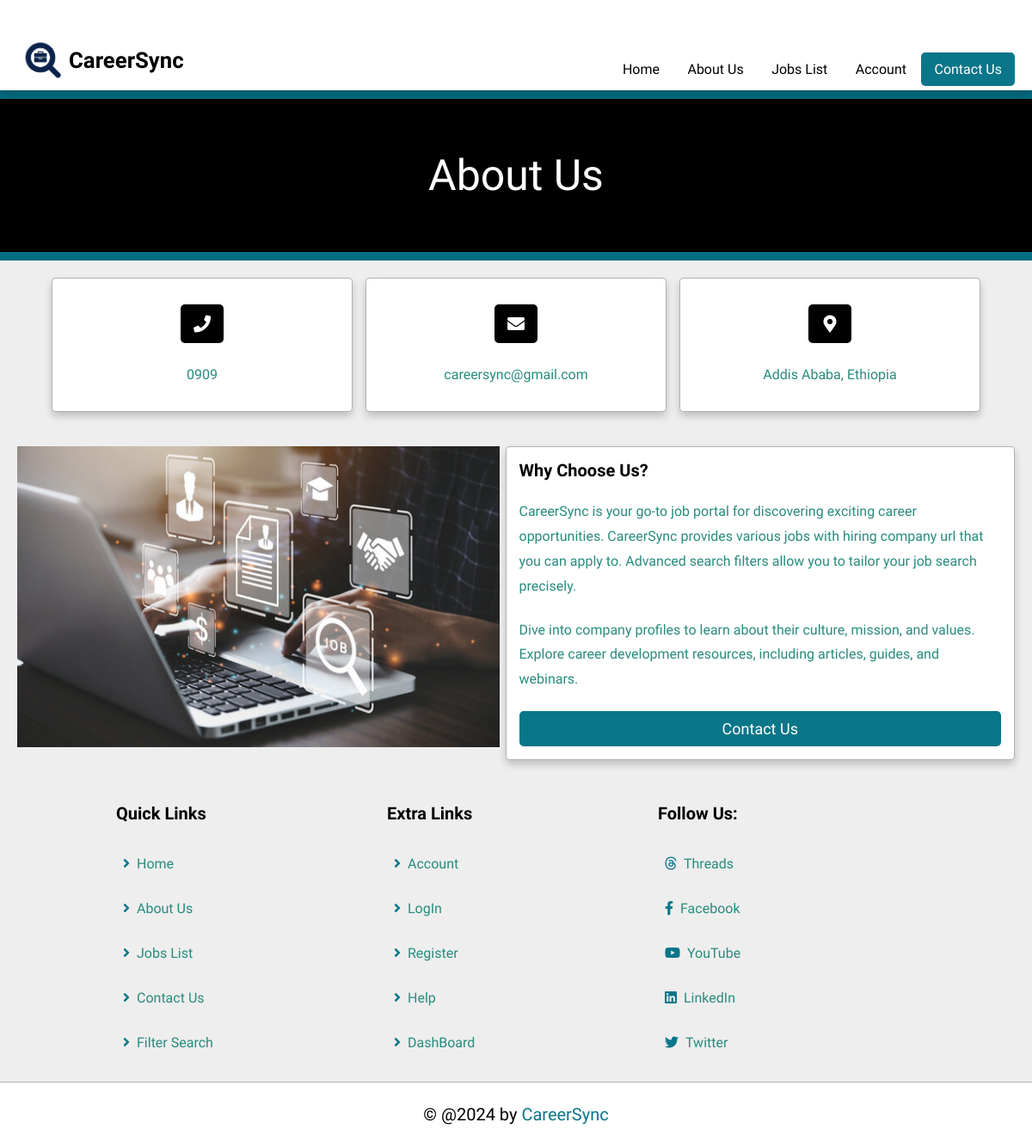
Screenshot of /aboutus/ with the database file from the repository.
### job/models.py (models this page shows, shortened)
class CompanyInformation(models.Model):
    name = models.CharField(max_length=100)
    description = models.TextField()
    why_choose_us = models.TextField()
    image = models.ImageField(upload_to='company_images/')
    location = models.CharField(max_length=255, null=True)
    email = models.EmailField(null=True)
    phone = models.CharField(max_length=20)

### job/views.py (the view)
# urls.py: path('aboutus/',about,name='about'),
def about(request):
    company_info = CompanyInformation.objects.first()  # get the first CompanyInformation instance
    if company_info is None:
        company_info = CompanyInformation()  # create a default instance if none exists
    context = {'company_info': company_info}
    return render(request, 'about.html', context)

### job/templates/about.html
{% include "header.html" %}
{% load static %}
<div class="section-title">About Us</div>
<section class="contact">
    <div class="box-container">
        <div class="box">
            <i class="fas fa-phone"></i>
            <a href="#">{{company_info.phone}}</a>
        </div>
        <div class="box">
            <i class="fas fa-envelope"></i>
            <a href="#">{{ company_info.email }} </a>
        </div>
        <div class="box">
            <i class="fas fa-map-marker-alt"></i>
            <a href="#">{{company_info.location}}</a>
        </div>
    </div>
</section>
    <section class="about">
        <div class="image-container">
            <img src="{{ company_info.image.url }}" alt="{{ company_info.name }}">
        </div>
        <div class="box">
            <h3>Why choose us?</h3>
            <p>{{company_info.description}}</p>
            <p>{{company_info.why_choose_us}}</p>
            <a href="{% url 'contact'  %}" class="btn">Contact Us</a>
        </div>
    </section>
{% include "footer.html" %}
</body>
</html>

### job/templates/header.html (shortened to what this page needs)
<!DOCTYPE html>
<html lang="en">
    {% load static %}
<head>
    <link rel="stylesheet" href="{% static 'css/style.css' %}">
    <link rel="stylesheet" href="https://use.fontawesome.com/releases/v5.15.4/css/all.css"/>
    <link rel="stylesheet" href="https://cdnjs.cloudflare.com/ajax/libs/font-awesome/5.15.4/css/all.min.css" />
</head>
<body>
    <header class="header">
        <section class="flex">
            <a href="{% url 'home' %}" class="logo">
                <img src="{% static 'img/logo2.png' %}" alt="">
                <h3>{{company_info.name}}</h3>
            </a>
            <nav class="navbar py-3">
                <a href="{% url 'home' %}">Home</a>
                <a href="{% url 'about'  %}">About Us</a>
                <a href="{% url 'job'  %}">Jobs list</a>
                <a href="{% url 'login'  %}">Account</a>
                <a href="{% url 'contact'  %}" class="btn" style="margin-top: 0;">Contact Us</a>
            </nav>
        </section>
    </header>
</body>
</html>

### job/templates/footer.html
{% load static %}
<footer class="footer">
    <section class="grid">
        <div class="box">
            <h3>Quick Links</h3>
            <a href="{% url 'home'  %}"><i class="fas fa-angle-right"></i>Home</a>
            <a href="{% url 'about'  %}"><i class="fas fa-angle-right"></i>About Us</a>
            <a href="{% url 'job'  %}"><i class="fas fa-angle-right"></i>Jobs List</a>
            <a href="{% url 'contact'  %}"><i class="fas fa-angle-right"></i>Contact Us</a>
            <a href="#"><i class="fas fa-angle-right"></i>Filter Search</a>
        </div>
        <div class="box">
            <h3>Extra Links</h3>
            <a href="#"><i class="fas fa-angle-right"></i>Account</a>
            <a href="{% url 'login'  %}"><i class="fas fa-angle-right"></i>LogIn</a>
            <a href="{% url 'register' %}"><i class="fas fa-angle-right"></i>Register</a>
            <a href="#"><i class="fas fa-angle-right"></i>Help</a>
            <a href="#"><i class="fas fa-angle-right"></i>DashBoard</a>
        </div>
        <div class="box">
            <h3>Follow Us:</h3>
            <a href="#"><i class="fa-brands fa-threads"></i>Threads</a>
            <a href="#"><i class="fab fa-facebook-f"></i>Facebook</a>
            <a href="#"><i class="fab fa-youtube"></i>YouTube</a>
            <a href="#"><i class="fab fa-linkedin"></i>LinkedIn</a>
            <a href="#"><i class="fab fa-twitter"></i>Twitter</a>
        </div>
    </section>
    <div class="credit">
        &copy; @2024 by <span>{{company_info.name}}</span>
    </div>
</footer>

### job/static/css/style.css (style rules this page uses)
* { font-family: "Comfortaa", sans-serif; margin: 0; padding: 0; box-sizing: border-box; text-decoration: none; outline: none; border: none; }
:root { --main-color:rgba(0, 113, 133, 0.966); --red:rgba(255, 0, 0, 0.644); --light-color:rgb(40, 139, 126); --light-bg:#eee; --black:#000000; --white:#fff; --box-shadow: 0 0.5rem 1rem rgba(0,0,0,0.2); --border:0.1rem solid rgba(0,0,0,0.3); }
html { font-size: 62.5%; overflow-x: hidden; scroll-padding-top: 7rem; scroll-behavior: smooth; }
body { background-color: var(--light-bg); }
section { padding: 2rem; margin: 0 auto; max-width: 1200px; }
.btn { display: inline-block; margin-top: 1rem; padding: 1rem 3rem; cursor: pointer; font-size: 1.8rem; color:var(--white) !important; background-color: var(--main-color); border-radius: 0.5rem; text-transform: capitalize; text-align: center; }
.header { position: sticky; top: 0; left: 0; right: 0; background-color: var(--white); box-shadow: var(--box-shadow); z-index: 1000; height: 105px; }
.header .flex { position: relative; display: flex; align-items: center; justify-content: space-between; }
.header .flex .logo { font-size: 2.2rem; color: var(--black); }
.logo { margin: 2rem 0 1rem 0; padding-bottom: 3rem; display: flex; align-items: center; }
.logo img { width: 60px; height: 60px; border-radius: 50%; }
.header .flex a h3 { text-decoration: none; }
.header .flex .navbar a { display: inline-block; padding: 1rem 1.5rem; font-size: 1.6rem; color: var(--black); border-radius: 0.5rem; text-transform: capitalize; text-decoration: none; }
.section-title { border-top: 1rem solid var(--main-color); border-bottom: 1rem solid var(--main-color); background-color: var(--black); color: var(--white); text-align: center; padding: 6rem 2rem; font-size: 5rem; text-align: center; text-transform: capitalize; }
.about { display: flex; flex-wrap: wrap; align-items: stretch; }
.about .image-container { flex: 1; padding-right: 0.7rem; display: flex; align-items: center; }
.about img { width: 100%; margin-bottom: 1.5rem; }
.about .box { flex:1; background-color: var(--white); border-radius: 0.5rem; border: var(--border); padding: 1.5rem; box-shadow: var(--box-shadow); display: flex; flex-direction: column; justify-content: space-between; }
.about .box p { padding: 1rem 0; font-size: 1.2rem; line-height: 1.8; color: var(--light-color); font-size: 1.6rem; }
.about .box h3 { font-size: 2rem; color: var(--black); margin-bottom: 1rem; text-transform: capitalize; }
.contact .box-container { display: grid; grid-template-columns: repeat(auto-fit,35rem); gap: 1.5rem; align-items: flex-start; justify-content: center; }
.contact .box-container .box { background-color: var(--white); border: var(--border); border-radius: 0.5rem; box-shadow: var(--box-shadow); padding: 3rem 2rem; text-align: center; }
.contact .box-container .box i { height: 4.5rem; width: 5rem; line-height: 4.5rem; font-size: 2rem; color: var(--white); background-color: var(--black); border-radius: .5rem; margin-bottom: 2rem; }
.contact .box-container .box a { display: block; padding-top: .5rem; font-size: 1.6rem; color: var(--light-color); line-height: 1.5; }
.footer .grid { display: grid; grid-template-columns: repeat(auto-fit, 30rem); gap: 1.5rem; justify-content: center; align-items: flex-start; }
.footer .grid .box h3 { font-size: 2rem; color: var(--black); margin: 1rem 0; padding-bottom: 1rem; text-transform: capitalize; }
.footer .grid .box a { display: block; padding: 1rem 0; font-size: 1.6rem; color: var(--light-color); text-decoration: none; }
.footer .grid .box a i { color: var(--main-color); margin: 0.8rem; transition: 0.2s; }
.footer .credit { text-align: center; padding: 3rem 2rem; border-top: var(--border); background-color: var(--white); font-size: 2rem; color: var(--black); line-height: 1.5rem; }
.footer .credit span { color: var(--main-color); text-transform: capitalize; }

### rows the page displays
CompanyInformation: name "CareerSync", phone "0909", email "careersync@gmail.com", location "Addis Ababa, Ethiopia", image (picture), description "CareerSync is your go-to job portal for discovering exciting career opportunities. CareerSync provides various jobs with hiring company url that you can apply to. Advanced search filters allow you to tailor your job search precisely.", why_choose_us "Dive into company profiles to learn about their culture, mission, and values. Explore career development resources, including articles, guides, and webinars."
